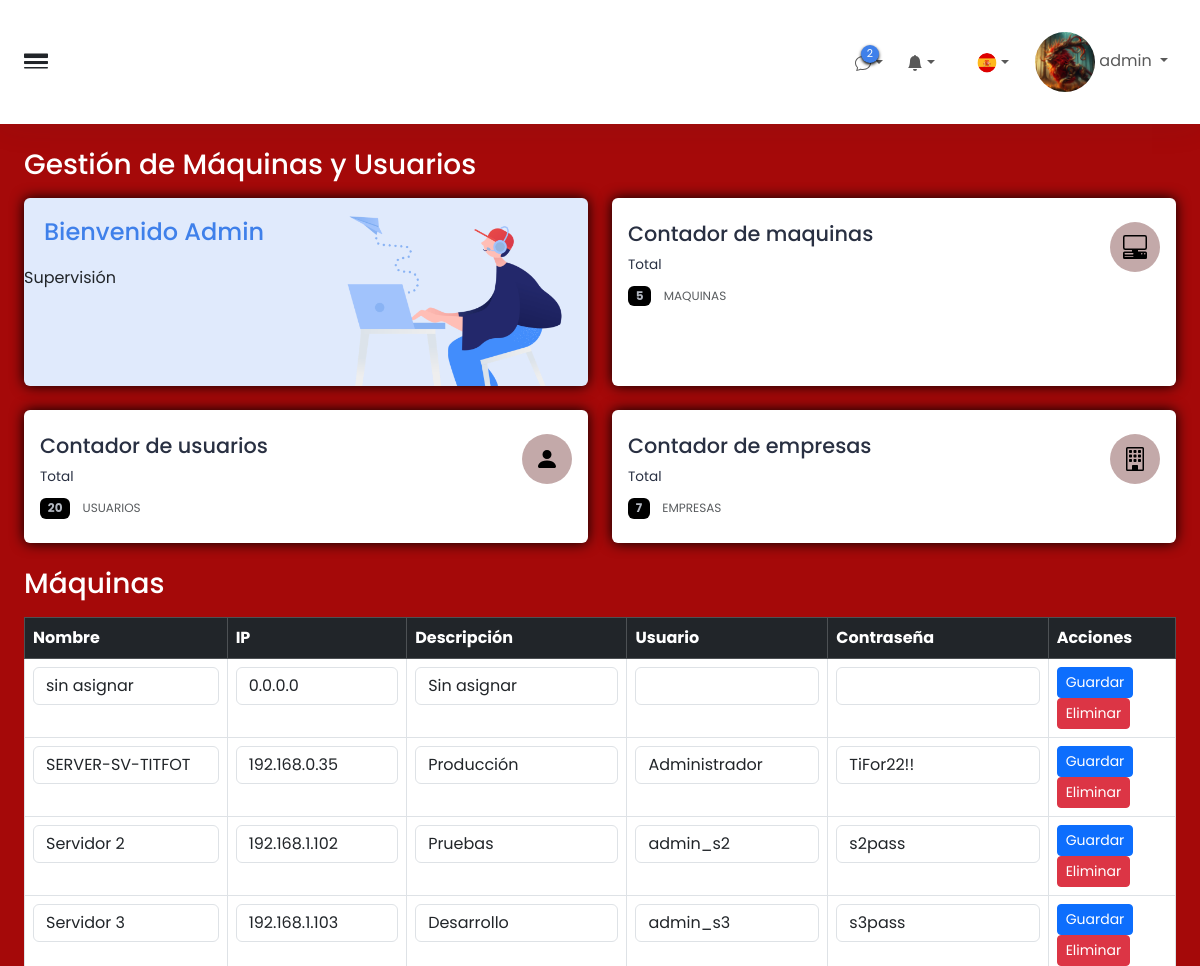
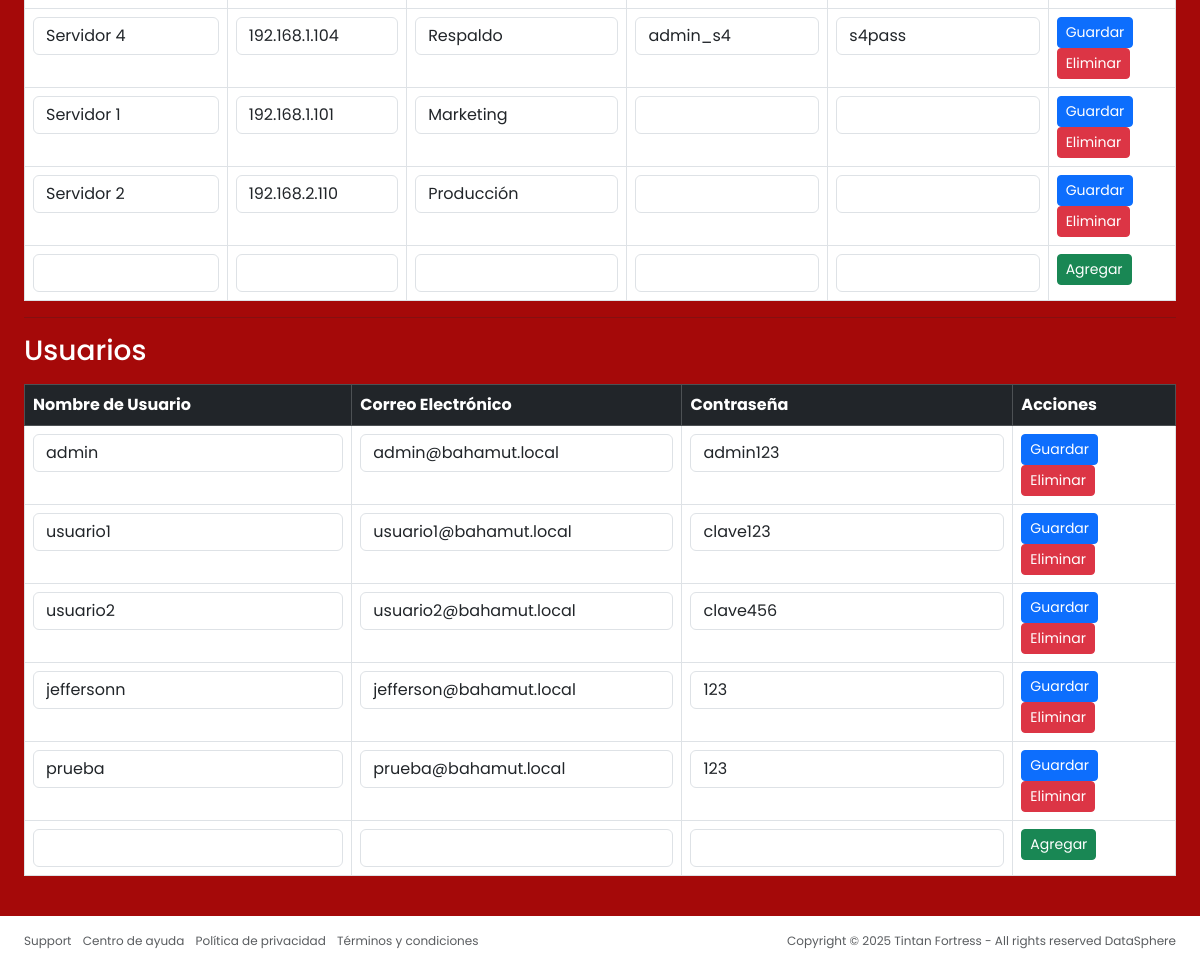
Page /modificaciones.php (signed in) on the committed database (2 pictures, top to bottom).
### tables this page shows
CREATE TABLE `usuarios` (
  `id` int(11) NOT NULL,
  `nombre_usuario` varchar(100) NOT NULL,
  `contraseña` text NOT NULL,
  `correo_electronico` varchar(255) DEFAULT NULL,
  `id_rol` int(11) NOT NULL,
  `creado_en` timestamp NOT NULL DEFAULT current_timestamp(),
  `imagen` varchar(255) DEFAULT NULL
);

CREATE TABLE `maquinas` (
  `id` int(11) NOT NULL,
  `nombre` varchar(100) NOT NULL,
  `direccion_ip` varchar(45) NOT NULL,
  `descripcion` text DEFAULT NULL,
  `creada_en` timestamp NOT NULL DEFAULT current_timestamp()
);

CREATE TABLE `credenciales` (
  `id` int(11) NOT NULL,
  `id_maquina` int(11) NOT NULL,
  `usuario_maquina` varchar(100) NOT NULL,
  `contraseña` text NOT NULL,
  `creada_en` timestamp NOT NULL DEFAULT current_timestamp()
);

### modificaciones.php (the view, shortened to what this page needs)
<?php
try {
    include 'conexion.php';
    $nombreUsuario = $_SESSION['nombre'];
    $usuario_id = $_SESSION['usuario_id'];
    $sqlImagen = "SELECT imagen FROM usuarios WHERE id = :id";
    $stmtImagen = $conn->prepare($sqlImagen);
    $stmtImagen->execute([':id' => $usuario_id]);
    $imagenUsuario = $stmtImagen->fetchColumn();
    ?>
    <!DOCTYPE html>
    <html lang="es">
    <head>
        <link rel="stylesheet" href="css/index.css">
        <link href="https://cdn.jsdelivr.net/npm/bootstrap@5.3.6/dist/css/bootstrap.min.css" rel="stylesheet"
>
        <link rel="stylesheet" href="https://cdn.jsdelivr.net/npm/bootstrap-icons@1.13.1/font/bootstrap-icons.min.css">
    </head>
    <body>
        <div class="wrapper w-100 d-flex align-items-start justify-content-between bg-black">
            <div class="main">
                <nav
                    class="navbar-main d-flex justify-content-between align-items-center p-4 navbar navbar-expand navbar-light">
                    <span class="sidebar-toggle d-flex align-items-center fs-4">
                        <i class="bi bi-border-width" id=toggle></i>
                    </span>
                    <div class="navbar-collapse collapse">
                        <div class="navbar-align navbar-nav ms-auto">
                            <div class="me-2 nav-item dropdown d-flex position-relative">
                                <a id="element" class="d-flex align-items-center nav-link nav-icon dropdown-toggle"
                                    aria-expanded="true">
                                    <div class="position-relative">
                                        <span class="indicator">2</span>
                                    </div>
                                </a>
                            </div>
                            <div class="me-2 nav-item dropdown d-flex position-relative">
                                <a id="element" class="d-flex align-items-center nav-link nav-icon dropdown-toggle"
                                    aria-expanded="true">
                                    <div class="position-relative">
                                        <svg xmlns="http://www.w3.org/2000/svg" width="16" height="16" fill="currentColor"
                                            class="bi bi-bell-fill" viewBox="0 0 16 16">
                                            <path
                                                d="M8 16a2 2 0 0 0 2-2H6a2 2 0 0 0 2 2m.995-14.901a1 1 0 1 0-1.99 0A5 5 0 0 0 3 6c0 1.098-.5 6-2 7h14c-1.5-1-2-5.902-2-7 0-2.42-1.72-4.44-4.005-4.901" />
                                        </svg>
                                    </div>
                                </a>
                            </div>
                            <a href="#" type="button" class="nav-icon modes nav-link d-flex align-items-center"></a>
                            <div class="me-2 nav-item dropdown d-flex position-relative">
                                <a id="element"
                                    class="nav-flag d-flex align-items-center nav-icon nav-link  dropdown-toggle"
                                    aria-expanded="true">
                                    <div class="position-relative">
                                        <img src="img/españa.webp" alt="" class="img-fluid">
                                    </div>
                                </a>
                            </div>
                            <div class="nav-item dropdown nav-item-user">
                                <span class="d-none d-sm-inline-block nav-icon" aria-expanded="true">
                                    <a href="#" class="nav-link dropdown-toggle" aria-expanded="false">
                                        <img src="img/usuarios/<?= $imagenUsuario ?>" class="imgUSU">
                                        <span><?= htmlspecialchars($nombreUsuario) ?></span>
                                    </a>
                                </span>
                            </div>
                        </div>
                    </div>
                </nav>
                <div class="content">
                    <div class="p-0 container-fluid">
                        <div class="mb-2 mb-xl-2 row">
                            <div class="d-none d-sm-block col-auto">
                                <h3>Gestión de Máquinas y Usuarios</h3>
                            </div>
                        </div>
                        <div class="row">
                            <div class="d-flex col-xxl-3 col-sm-6">
                                <div class="illustration flex-fill card border-0" style="background-color: #e0eafc;">
                                    <div class="p-0 d-flex flex-fill card-body">
                                        <div class="g-0 w-100 row">
                                            <div class="col-6">
                                                <h4 class="illustration-text p-3 m-1">Bienvenido Admin</h4>
                                                <p class="mb-0">Supervisión</p>
                                            </div>
                                            <div class="align-self-end text-end col-6">
                                                <img src="img/persona.png" alt="persona" class="img-fluid illustration-img">
                                            </div>
                                        </div>
                                    </div>
                                </div>
                            </div>
                            <div class="d-flex col-xxl-3 col-sm-6">
                                <div class="flex-fill card border-0">
                                    <div class="py-4 card-body card-body-2">
                                        <div class="d-flex align-items-start">
                                            <div class="flex-grow-1">
                                                <h3 class="mb-2">Contador de maquinas</h3>
                                                <p class="mb-2">Total</p>
                                                <div class="mb-0">
                                                    <span class="badge-subtle-sucess me-2 badge">5</span>
                                                    <span class="text-muted">MAQUINAS</span>
                                                </div>
                                            </div>
                                            <div class="d-inline-block ms-3">
                                                <div class="star">
                                                </div>
                                            </div>
                                        </div>
                                    </div>
                                </div>
                            </div>
                            <div class="d-flex col-xxl-3 col-sm-6">
                                <div class="flex-fill card border-0">
                                    <div class="py-4 card-body card-body-2">
                                        <div class="d-flex align-items-start">
                                            <div class="flex-grow-1">
                                                <h3 class="mb-2">Contador de usuarios</h3>
                                                <p class="mb-2">Total</p>
                                                <div class="mb-0">
                                                    <span class="badge-subtle-sucess me-2 badge">20</span>
                                                    <span class="text-muted">USUARIOS</span>
                                                </div>
                                            </div>
                                            <div class="d-inline-block ms-3">
                                                <div class="star">
                                                    <svg xmlns="http://www.w3.org/2000/svg" width="16" height="16"
                                                        fill="currentColor" class="bi bi-person-fill" viewBox="0 0 16 16">
                                                        <path
                                                            d="M3 14s-1 0-1-1 1-4 6-4 6 3 6 4-1 1-1 1zm5-6a3 3 0 1 0 0-6 3 3 0 0 0 0 6" />
                                                    </svg>
                                                </div>
                                            </div>
                                        </div>
                                    </div>
                                </div>
                            </div>
                            <div class="d-flex col-xxl-3 col-sm-6">
                                <div class="flex-fill card border-0">
                                    <div class="py-4 card-body card-body-2">
                                        <div class="d-flex align-items-start">
                                            <div class="flex-grow-1">
                                                <h3 class="mb-2">Contador de empresas</h3>
                                                <p class="mb-2">Total</p>
                                                <div class="mb-0">
                                                    <span class="badge-subtle-sucess me-2 badge">7</span>
                                                    <span class="text-muted">EMPRESAS</span>
                                                </div>
                                            </div>
                                            <div class="d-inline-block ms-3">
                                                <div class="star">
                                                </div>
                                            </div>
                                        </div>
                                    </div>
                                </div>
                            </div>
                        </div>
    <div class="mb-2 mb-xl-2 row">
                            <div class="d-none d-sm-block col-auto">
                                <h3>Máquinas</h3>
                            </div>
                        </div>
    <table class="table table-bordered">
      <thead class="table-dark">
        <tr>
          <th>Nombre</th>
          <th>IP</th>
          <th>Descripción</th>
          <th>Usuario</th>
          <th>Contraseña</th>
          <th>Acciones</th>
        </tr>
      </thead>
      <tbody>
        <?php
        $stmt = $conn->query("SELECT m.id, m.nombre, m.direccion_ip,  m.descripcion, c.usuario_maquina, c.contraseña
                             FROM maquinas m
                             LEFT JOIN credenciales c ON m.id = c.id_maquina");
        while ($fila = $stmt->fetch(PDO::FETCH_ASSOC)):
        ?>
        <tr>
          <form action="editar_maquina.php" method="post">
            <td><input type="text" name="nombre" class="form-control" value="<?= htmlspecialchars($fila['nombre']) ?>"></td>
            <td><input type="text" name="ip" class="form-control" value="<?= htmlspecialchars($fila['direccion_ip']) ?>"></td>
            <td><input type="text" name="descripcion" class="form-control" value="<?= htmlspecialchars($fila['descripcion']) ?>"></td>
            <td><input type="text" name="usuario" class="form-control" value="<?= htmlspecialchars($fila['usuario_maquina']) ?>"></td>
            <td><input type="text" name="contrasena" class="form-control" value="<?= htmlspecialchars($fila['contraseña']) ?>"></td>
            <td>
              <button type="submit" class="btn btn-sm btn-primary">Guardar</button>
              <a href="eliminar_maquina.php?id=<?= $fila['id'] ?>" class="btn btn-sm btn-danger" onclick="return confirm('¿Eliminar esta máquina?')">Eliminar</a>
            </td>
          </form>
        </tr>
        <?php endwhile; ?>
        <tr>
          <form action="agregar_maquina.php" method="post">
            <td><input type="text" name="nombre" class="form-control" required></td>
            <td><input type="text" name="ip" class="form-control" required></td>
            <td><input type="text" name="descripcion" class="form-control" required></td>
            <td><input type="text" name="usuario" class="form-control" required></td>
            <td><input type="text" name="contrasena" class="form-control" required></td>
            <td><button type="submit" class="btn btn-sm btn-success">Agregar</button></td>
          </form>
        </tr>
      </tbody>
    </table>
  <hr>
  <div class="mb-2 mb-xl-2 row">
                            <div class="d-none d-sm-block col-auto">
                                <h3>Usuarios</h3>
                            </div>
                        </div>
  <table class="table table-bordered">
    <thead class="table-dark">
      <tr>
        <th>Nombre de Usuario</th>
        <th>Correo Electrónico</th>
        <th>Contraseña</th>
        <th>Acciones</th>
      </tr>
    </thead>
    <tbody>
      <?php
      $stmtUsuarios = $conn->query("SELECT id, nombre_usuario, correo_electronico, contraseña FROM usuarios");
      while ($usuario = $stmtUsuarios->fetch(PDO::FETCH_ASSOC)):
      ?>
      <tr>
        <form action="editar_usuario.php" method="post">
          <td><input type="text" name="nombre_usuario" class="form-control" value="<?= htmlspecialchars($usuario['nombre_usuario']) ?>"></td>
          <td><input type="email" name="correo" class="form-control" value="<?= htmlspecialchars($usuario['correo_electronico']) ?>"></td>
          <td><input type="text" name="contrasena" class="form-control" value="<?= htmlspecialchars($usuario['contraseña']) ?>"></td>
          <td>
            <button type="submit" class="btn btn-sm btn-primary">Guardar</button>
            <a href="eliminar_usuario.php?id=<?= $usuario['id'] ?>" class="btn btn-sm btn-danger" onclick="return confirm('¿Eliminar este usuario?')">Eliminar</a>
          </td>
        </form>
      </tr>
      <?php endwhile; ?>
      <tr>
        <form action="agregar_usuario.php" method="post">
          <td><input type="text" name="nombre_usuario" class="form-control" required></td>
          <td><input type="email" name="correo" class="form-control" required></td>
          <td><input type="text" name="contrasena" class="form-control" required></td>
          <td><button type="submit" class="btn btn-sm btn-success">Agregar</button></td>
        </form>
      </tr>
    </tbody>
  </table>
                    </div>
                </div>
                <footer class="footer bg-white py-3">
                    <div class="container-fluid">
                        <div class="text-muted row">
                            <div class="text-start d-flex col-6">
                                <ul class="list-inline mb-0">
                                    <li class="list-inline-item"><a href="#" class="text-muted">Support</a></li>
                                    <li class="list-inline-item"><a href="#" class="text-muted">Centro de ayuda</a></li>
                                    <li class="list-inline-item"><a href="#" class="text-muted">Política de privacidad</a>
                                    </li>
                                    <li class="list-inline-item"><a href="#" class="text-muted">Términos y condiciones</a>
                                    </li>
                                </ul>
                            </div>
                            <div class="text-end col-6">
                                <p class="mb-0">Copyright © 2025 Tintan Fortress - All rights reserved <a href="#"
                                        class="text-muted">DataSphere</a></p>
                            </div>
                        </div>
                    </div>
                </footer>
            </div>
        </div>
    </body>
    </html>
    <?php
} catch (PDOException $e) {
    die("Error en la conexión a la base de datos: " . $e->getMessage());
}
?>

### rows in the picture
usuarios: imagen (picture), nombre_usuario "admin", correo "admin@bahamut.local", contrasena "admin123"
maquinas: nombre "sin asignar", ip "0.0.0.0", descripcion "Sin asignar"
credenciales: nombre "SERVER-SV-TITFOT", ip "192.168.0.35", descripcion "Producción", usuario "Administrador", contrasena "TiFor22!!"
credenciales: nombre "Servidor 2", ip "192.168.1.102", descripcion "Pruebas", usuario "admin_s2", contrasena "s2pass"
credenciales: nombre "Servidor 3", ip "192.168.1.103", descripcion "Desarrollo", usuario "admin_s3", contrasena "s3pass"
credenciales: nombre "Servidor 4", ip "192.168.1.104", descripcion "Respaldo", usuario "admin_s4", contrasena "s4pass"
maquinas: nombre "Servidor 1", ip "192.168.1.101", descripcion "Marketing"
maquinas: nombre "Servidor 2", ip "192.168.2.110", descripcion "Producción"
usuarios: nombre_usuario "usuario1", correo "usuario1@bahamut.local", contrasena "clave123"
usuarios: nombre_usuario "usuario2", correo "usuario2@bahamut.local", contrasena "clave456"
usuarios: nombre_usuario "jeffersonn", correo "jefferson@bahamut.local", contrasena "123"
usuarios: nombre_usuario "prueba", correo "prueba@bahamut.local", contrasena "123"

### other values in the picture
$nombreUsuario "admin"
